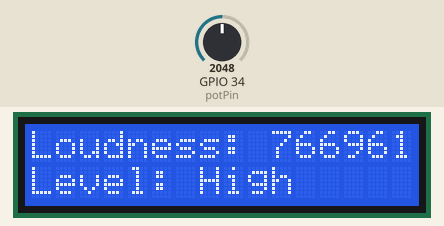
The sketch below on a simulated ESP32. On the bench: 16×2 character LCD. Inputs (shaded band) come from the test bench; at power-on: GPIO 34 (potPin) = 2048. What the sketch prints to the serial monitor is not drawn.

Above: at 1.2 s.
1.3 s: GPIO 34 (potPin) set to 1059
2.8 s: GPIO 34 (potPin) set to 979
At 3.7 s:
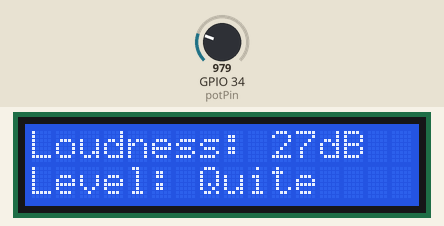
5.8 s: GPIO 34 (potPin) set to 491
At 6.2 s:
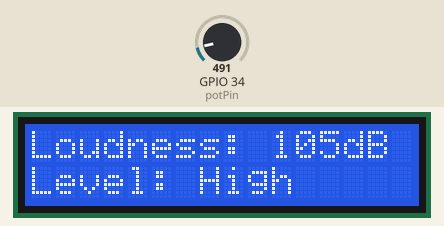
7.3 s: GPIO 34 (potPin) set to 1064
At 8.1 s:
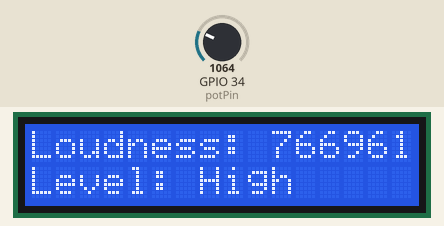
10.3 s: GPIO 34 (potPin) set to 984
At 11.2 s:
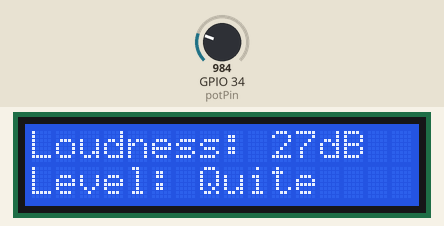
Timing chart, 0 to 13.3 s (numbered marks = the images above; inputs shaded):
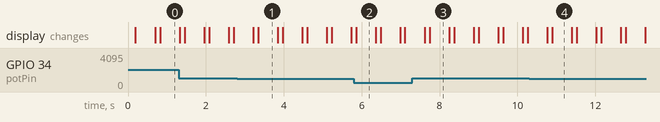

Measured:
- the behaviour switches between 1024 and 1023 on GPIO 34 (potPin) (found by bisection; images 0 and 1)
- after the input at 2.8 s, the display: first differs from a run without the input after 0.54 s (image 1)
- after the input at 5.8 s, the display: changes after 0.06 s (image 2)
- after the input at 7.3 s, the display: first differs from a run without the input after 0.44 s (image 3)
- after the input at 10.3 s, the display: first differs from a run without the input after 0.59 s (image 4)
- what the display in image 1 shows lasts 0.5 s, from 3.3 s to 3.8 s

The sketch:

sketch_apr20a.ino
```cpp
// Potentiometer is connected to GPIO 34 (Analog ADC1_CH6)
#include <LiquidCrystal_I2C.h>
const int potPin = 34;

// set the LCD number of columns and rows
int lcdColumns = 16;
int lcdRows = 2;
int potValue = 0;

const int sampleWindow = 100;
unsigned int sample;
int db;

// set LCD address, number of columns and rows
// if you don't know your display address, run an I2C scanner sketch
LiquidCrystal_I2C lcd(0x27, lcdColumns, lcdRows);

void setup(){

  pinMode (potPin, INPUT);

  // initialize LCD
  lcd.init();
  // turn on LCD backlight
  lcd.backlight();
}

void loop(){

  unsigned long startMillis = millis(); // Start of sample window

  float peakToPeak = 0; //peak-to-peak level

  unsigned int signalMax = 0; //minimum value
  unsigned int signalMin = 1024; //maximum value

  // collect data for 50 mS
  while (millis() - startMillis < sampleWindow)
  {

    sample = analogRead(potPin); //get reading from microphone

    if (sample < 1024) // toss out spurious readings
    {
      if (sample > signalMax)
      {
        signalMax = sample; // save just the max levels
      }
      else if (sample < signalMin)
      {
        signalMin = sample; // save just the min levels
      }
    }
  }

  peakToPeak = signalMax - signalMin; // max - min = peak-peak amplitude

  Serial.println(peakToPeak);

  db = map(peakToPeak, 20, 300, 30, 75); //calibrate for deciBels

  lcd.setCursor(0, 0);
  lcd.print("Loudness: ");
  lcd.print(db);
  lcd.print("dB");

  if (db <= 39)
  {
    lcd.setCursor(0, 1);
    lcd.print("Level: Quite");
  }
  else if (db > 39 && db < 55)
  {
    lcd.setCursor(0, 1);
    lcd.print("Level: Moderate");
  }
  else if (db >= 55)
  {
    lcd.setCursor(0, 1);
    lcd.print("Level: High");
  }
  delay(500);
  lcd.clear();
}
```
